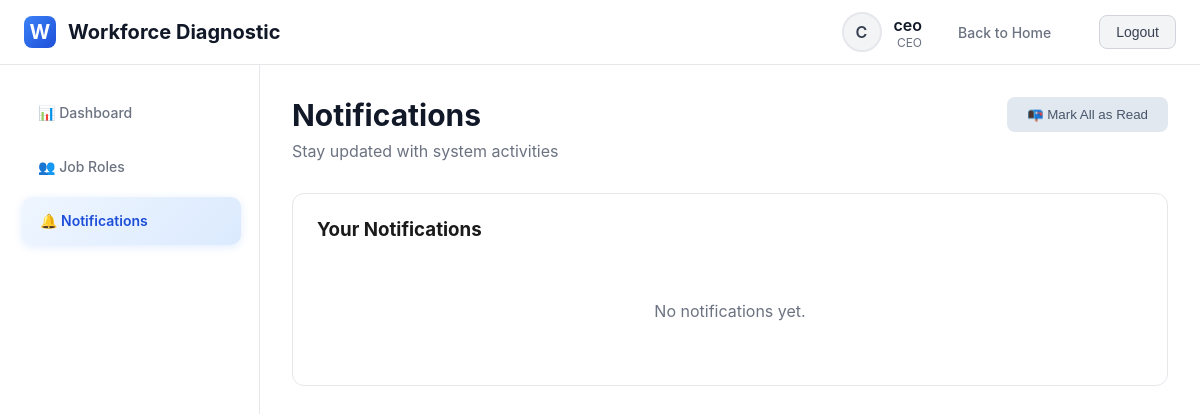
Before: /notifications/ (signed in) with the older database file.
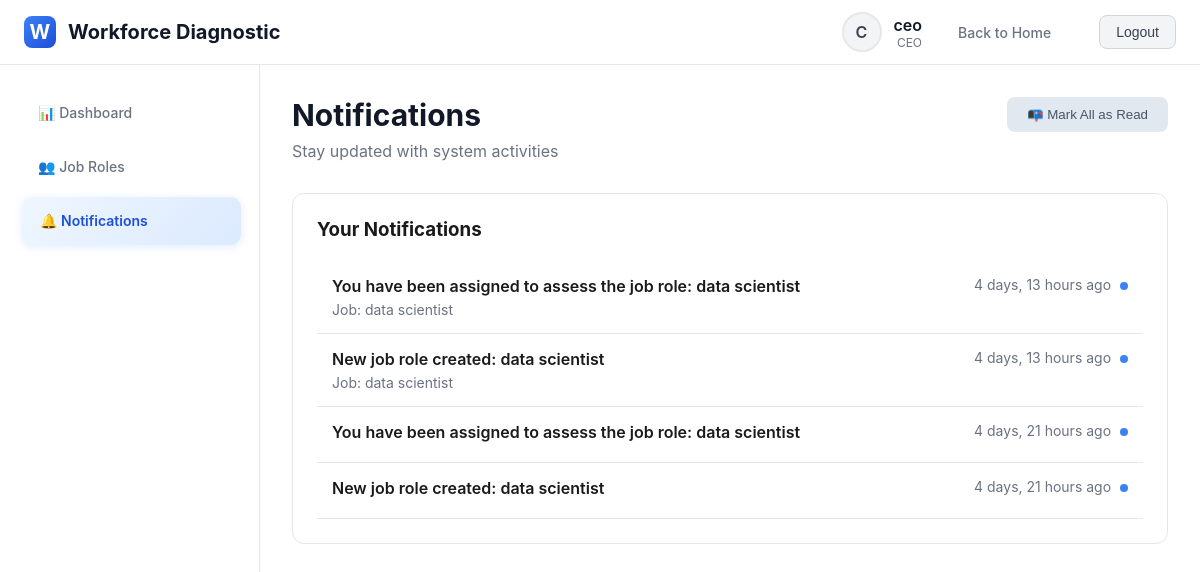
After: the same page with the newer database file.
### diagnostic_app/models.py (models this page shows, shortened)
class User(AbstractUser):
    ROLE_CHOICES = [
        ('founder', 'Founder'),
        ('co_founder', 'Co-Founder'),
        ('ceo', 'CEO'),
        ('cfo', 'CFO'),
        ('cto', 'CTO / Tech Lead'),
        ('coo', 'COO'),
        ('project_head', 'Project Head / Team Lead'),
        ('hr_manager', 'HR Manager / People Operations'),
        ('recruiter', 'Recruiter'),
        ('hr_executive', 'HR Executive'),
    ]
    role = models.CharField(max_length=20, choices=ROLE_CHOICES)
    phone = models.CharField(max_length=15, blank=True)
    def get_level(self):
        level_map = {
            'founder': 1, 'co_founder': 1,
            'ceo': 2, 'cfo': 2,
            'cto': 2, 'coo': 2, 'project_head': 2,
            'hr_manager': 3, 'recruiter': 3, 'hr_executive': 3
        }
        return level_map.get(self.role, 0)
    def can_create_job_roles(self):
        return self.role in ['founder', 'co_founder']

class Notification(models.Model):
    NOTIFICATION_TYPES = [
        ('job_created', 'Job Role Created'),
        ('job_deleted', 'Job Role Deleted'),
        ('assessment_completed', 'Assessment Completed'),
        ('other', 'Other'),
    ]
    user = models.ForeignKey(User, on_delete=models.CASCADE, related_name='notifications')
    message = models.TextField()
    job_role = models.ForeignKey(JobRole, on_delete=models.SET_NULL, null=True, blank=True)
    notification_type = models.CharField(max_length=20, choices=NOTIFICATION_TYPES, default='other')
    is_read = models.BooleanField(default=False)
    created_at = models.DateTimeField(auto_now_add=True)
    class Meta:
        ordering = ['-created_at']

class JobRole(models.Model):
    STATUS_CHOICES = [
        ('draft', 'Draft'),
        ('active', 'Active'),
        ('completed', 'Completed'),
        ('cancelled', 'Cancelled'),
    ]
    title = models.CharField(max_length=200)
    department = models.CharField(max_length=100)
    description = models.TextField()
    required_skills = models.TextField()
    experience_level = models.CharField(max_length=50)
    budget_range = models.CharField(max_length=100)
    urgency = models.CharField(max_length=20, choices=[
        ('low', 'Low'),
        ('medium', 'Medium'),
        ('high', 'High')
    ])
    created_by = models.ForeignKey(User, on_delete=models.CASCADE, related_name='created_jobs')
    created_at = models.DateTimeField(auto_now_add=True)
    status = models.CharField(max_length=20, choices=STATUS_CHOICES, default='draft')

### diagnostic_app/views.py (the view)
# urls.py: path('notifications/', views.notifications_view, name='notifications'),
@login_required
def notifications_view(request):
    notifications = Notification.objects.filter(
        user=request.user,
        is_read=False
    ).order_by('-created_at')
    context = {'notifications': notifications}
    return render(request, 'diagnostic_app/notifications.html', context)

### diagnostic_app/templates/diagnostic_app/notifications.html (shortened to what this page needs)
{% extends 'diagnostic_app/base.html' %}
{% block content %}
<div class="page-header">
    <div style="display: flex; justify-content: space-between; align-items: flex-start;">
        <div>
            <h1>Notifications</h1>
            <p>Stay updated with system activities</p>
        </div>
        <div>
            <form method="post" action="{% url 'mark_notifications_read' %}" style="display: inline;">
                <button type="submit" class="btn btn-secondary">📭 Mark All as Read</button>
            </form>
        </div>
    </div>
</div>
<div class="card">
    <div style="margin-bottom: 20px;">
        <h3>Your Notifications</h3>
    </div>
    {% if notifications %}
    <div>
        {% for notification in notifications %}
        <div style="padding: 15px; border-bottom: 1px solid #e5e7eb; display: flex; justify-content: space-between; align-items: flex-start;">
            <div style="flex: 1;">
                <div style="font-weight: 600; margin-bottom: 5px;">
                    {{ notification.message }}
                </div>
                {% if notification.job_role %}
                <div style="color: #6b7280; font-size: 14px;">
                    Job: {{ notification.job_role.title }}
                </div>
                {% endif %}
            </div>
            <div style="text-align: right; font-size: 14px; color: #6b7280;">
                {{ notification.created_at|timesince }} ago
                {% if not notification.is_read %}
                <span style="display: inline-block; width: 8px; height: 8px; background: #3b82f6; border-radius: 50%; margin-left: 5px;"></span>
                {% endif %}
            </div>
        </div>
        {% endfor %}
    </div>
    {% else %}
    <div style="padding: 40px 0; text-align: center; color: #6b7280;">
        No notifications yet.
    </div>
    {% endif %}
</div>
{% endblock %}

### diagnostic_app/templates/diagnostic_app/base.html (shortened to what this page needs)
<!DOCTYPE html>
<html lang="en">
<head>
    {% load static %}
</head>
<body>
    {% if user.is_authenticated %}
    <div class="app-container">
        <header class="header">
            <div class="header-content">
                <a href="{% url 'dashboard' %}" class="logo">
                    <div class="logo-icon">W</div>
                    <span>Workforce Diagnostic</span>
                </a>
                <div class="user-menu">
                    <div class="user-info">
                        <div class="user-avatar">{{ user.username.0|upper }}</div>
                        <div class="user-details">
                            <div class="user-name">{{ user.username }}</div>
                            <div class="user-role">{{ user.get_role_display }}</div>
                        </div>
                    </div>
                    <a href="{% url 'home' %}?show_home=true" class="nav-home-link-simple">
                        Back to Home
                    </a>
                    <form method="post" action="{% url 'logout' %}">
                        <button type="submit" class="btn-logout">Logout</button>
                    </form>
                </div>
            </div>
        </header>
        <div class="main-content">
            <nav class="sidebar">
                <ul class="nav-menu">
                    <li class="nav-item">
                        <a href="{% url 'dashboard' %}" class="nav-link {% if request.path == '/dashboard/' %}active{% endif %}">
                            📊 Dashboard
                        </a>
                    </li>
                    <li class="nav-item">
                        <a href="{% url 'job_roles' %}" class="nav-link {% if '/job-roles' in request.path and request.path != '/job-roles/create/' %}active{% endif %}">
                            👥 Job Roles
                        </a>
                    </li>
                    <li class="nav-item">
                        <a href="{% url 'notifications' %}" class="nav-link {% if '/notifications' in request.path %}active{% endif %}">
                            🔔 Notifications
                        </a>
                    </li>
                </ul>
            </nav>
            <div class="content-wrapper">
                <div class="content">
                    {% block content %}{% endblock %}
                </div>
            </div>
        </div>
    </div>
    {% else %}
    {% block login_content %}{% endblock %}
    {% endif %}
</body>
</html>

### diagnostic_app/templates/diagnostic_app/base.html (style rules this page uses)
* { margin: 0; padding: 0; box-sizing: border-box; }
body { font-family: -apple-system, BlinkMacSystemFont, 'Segoe UI', Roboto, sans-serif; background: #ffffff; color: #1a1a1a; min-height: 100vh; }
.app-container { display: flex; flex-direction: column; min-height: 100vh; }
.header { background: #ffffff; border-bottom: 1px solid #e5e7eb; padding: 0 24px; box-shadow: 0 1px 3px rgba(0,0,0,0.05); }
.header-content { display: flex; align-items: center; justify-content: space-between; height: 64px; max-width: 1200px; margin: 0 auto; }
.logo { display: flex; align-items: center; gap: 12px; font-size: 20px; font-weight: 700; color: #111827; text-decoration: none; }
.logo-icon { width: 32px; height: 32px; background: linear-gradient(135deg, #3b82f6 0%, #1d4ed8 100%); border-radius: 8px; display: flex; align-items: center; justify-content: center; color: white; }
.user-menu { display: flex; align-items: center; gap: 20px; }
.user-info { display: flex; align-items: center; gap: 12px; }
.user-avatar { width: 40px; height: 40px; border-radius: 50%; background: #f3f4f6; display: flex; align-items: center; justify-content: center; font-weight: 600; color: #374151; border: 2px solid #e5e7eb; }
.user-details { text-align: right; }
.user-name { font-weight: 600; color: #111827; }
.user-role { font-size: 12px; color: #6b7280; }
.btn-logout { padding: 8px 16px; background: #f3f4f6; color: #374151; border: 1px solid #d1d5db; border-radius: 8px; font-size: 14px; font-weight: 500; cursor: pointer; transition: all 0.2s; }
.main-content { flex: 1; display: flex; }
.sidebar { width: 260px; background: #ffffff; border-right: 1px solid #e5e7eb; padding: 24px 0; display: flex; flex-direction: column; }
.nav-menu { list-style: none; padding: 0 20px; margin: 0; }
.nav-item { margin-bottom: 6px; }
.nav-link { display: flex; align-items: center; gap: 14px; padding: 14px 18px; color: #6b7280; text-decoration: none; border-radius: 10px; transition: all 0.2s ease; font-weight: 500; font-size: 14px; line-height: 1.4; min-height: 48px; box-sizing: border-box; }
.nav-link.active { background: linear-gradient(135deg, #eff6ff 0%, #dbeafe 100%); color: #1d4ed8; font-weight: 600; box-shadow: 0 2px 8px rgba(59, 130, 246, 0.15); transform: translateX(2px); }
.nav-home-link-simple { color: #6b7280; text-decoration: none; padding: 8px 16px; border-radius: 6px; font-weight: 500; font-size: 14px; transition: all 0.2s; margin-right: 12px; }
.content-wrapper { flex: 1; padding: 32px; background: #ffffff; }
.content { max-width: 1200px; margin: 0 auto; }
.page-header { margin-bottom: 32px; }
.page-header h1 { font-size: 30px; font-weight: 700; color: #111827; margin-bottom: 8px; }
.page-header p { color: #6b7280; font-size: 16px; }
.btn { padding: 10px 20px; border-radius: 8px; font-weight: 500; cursor: pointer; border: none; text-decoration: none; display: inline-flex; align-items: center; gap: 8px; transition: all 0.2s; }
.btn-secondary { background: #e2e8f0; color: #475569; }
.card { background: #ffffff; border: 1px solid #e5e7eb; border-radius: 12px; padding: 24px; margin-bottom: 20px; }

Changed rows visible on the page:
added Notification: message "You have been assigned to assess the job role: data scientist", job_role "data scientist", created_at "4 days, 13 hours", is_read False (drawn)
added Notification: message "New job role created: data scientist", job_role "data scientist", created_at "4 days, 13 hours", is_read False (drawn)
added Notification: message "You have been assigned to assess the job role: data scientist", created_at "4 days, 21 hours", is_read False (drawn)
added Notification: message "New job role created: data scientist", created_at "4 days, 21 hours", is_read False (drawn)
Other visible differences:
text no longer shown: "No notifications yet."
